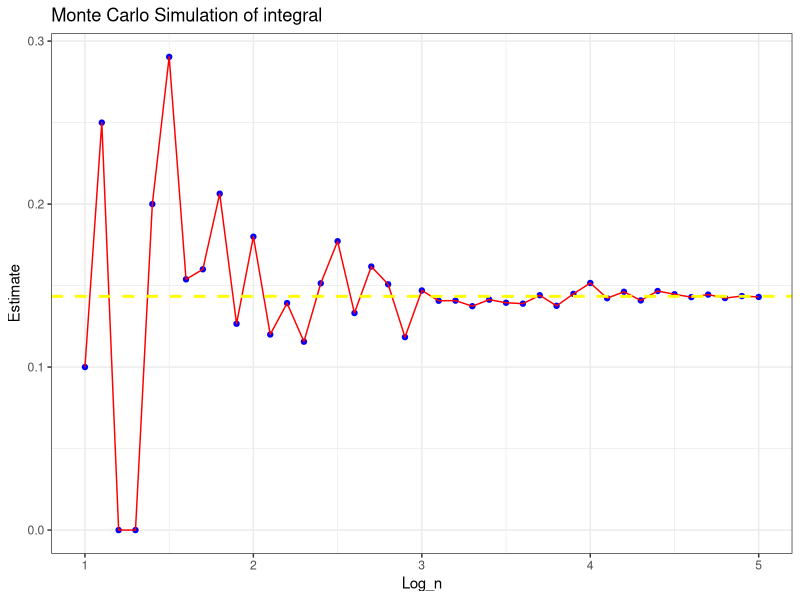

This figure's R source:
library(ggplot2)

pmf = function(x){
  return((x^4)/(x^6+1))
}

sample = function(i){
  N = floor(10^i)
  x = runif(N,0,1)
  y = runif(N,0,1)
  underIntegral = y <= pmf(x)
  return(sum(underIntegral)/N)
}

xVal = seq(from = 1, to = 5, by = .1)
estimates = sapply(xVal, sample)

df = data.frame(Log_n = xVal, Estimate = estimates)

ggplot(data = df,aes(x=Log_n,y = Estimate)) + geom_point(color = "blue") + geom_line(color = "red") +
  ggtitle("Monte Carlo Simulation of integral") + geom_hline(yintercept = .1434, color = "yellow", linetype = "dashed", size = 1) + theme_bw()